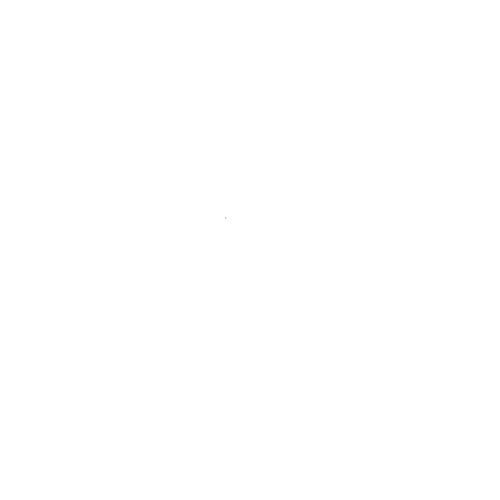
Frame 1 (no input)
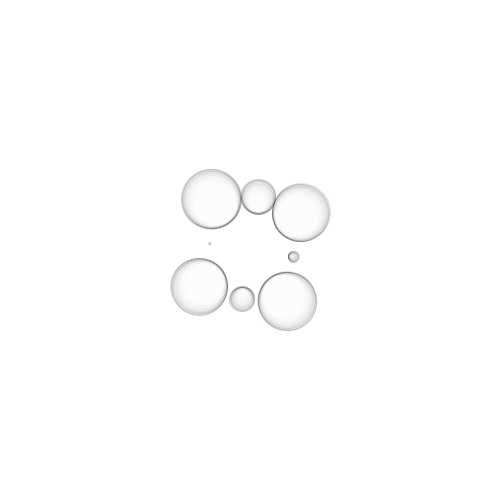
Frame 60 (the mouse pressed at the canvas centre just before this capture)
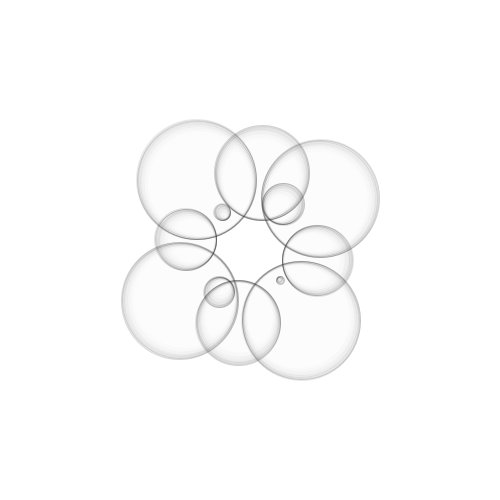
Frame 120 (the mouse held since frame 60 and released just before this capture)

The Processing sketch that drew these frames (run headless with seeded random() and noise(); from frame 60 on, the mouse is pressed at the canvas centre):

// Processing sketch: processing_298
// ── processing_298.pde

// spiral phyllotaxis
// mitchell whitelaw

// based on an algorithm from Douady and Couder (1995) "Phyllotaxis as a Dynamical Self Organizing Process 
// Part I: The Spiral Modes Resulting from Time-Periodic Iterations" - http://www.math.ntnu.no/~jarlet/Douady96.pdf

float growthrate = 0.2;
float baseradius = 40; // radius of growth ring
float maxradius = 250; // radius limit
int numBases = 40;
int maxPrimordia = 200;
float inhibitionDecay = 0.01;
float iThresh = 0.1;

ArrayList Primordia = new ArrayList(maxPrimordia);
Base[] Bases = new Base[numBases];

void setup(){
  size(500,500);
  background(255);
  makeBases();
  Primordium firstP = new Primordium(baseradius,random(TWO_PI));
  Primordia.add(firstP);
}

void draw(){
  frameRate(30);
  //smooth();
  noStroke();
  fill(255,40);
  rect(0,0,width,height);
  translate(width/2,height/2);
  //background(255);

  stroke(0,10);
  noFill();
  for (int p=0; p<Primordia.size(); p++){
    Primordium thisP = (Primordium) Primordia.get(p);
    thisP.grow();
    thisP.drawP();
  }

  for (int b=0;b<numBases;b++){
    Bases[b].doInhibition();
  }

  float minimum = 100;
  int whichB = 0;
  for (int c=0; c<numBases;c++){  
    if (Bases[c].inhibition < minimum){
      minimum = Bases[c].inhibition;
      whichB = c;  
    }

  }
  if (minimum < iThresh){ 
    //println(minimum + " " + whichB); 
    Primordium newP = new Primordium(baseradius,whichB*(TWO_PI/float(numBases)));
    Primordia.add(newP);
    //println("spawned");
  }
}


void makeBases(){
  for (int b=0; b<numBases; b++){
    Bases[b] = new Base((TWO_PI*b)/numBases);
  }
}

class Base{

  float radius;
  float angle;
  float inhibition;
  float xpos;
  float ypos;

  Base(float angle_in){
    radius = baseradius;
    angle = angle_in;
    inhibition = 0;
    xpos = radius*cos(angle);
    ypos = radius*sin(angle);
  }

  void doInhibition(){ // calculate the inhibition at this point
    inhibition = 0;
    for (int p=0; p<Primordia.size(); p++){
      Primordium thisP = (Primordium) Primordia.get(p);
      float thatx = thisP.radius*cos(thisP.angle);
      float thaty = thisP.radius*sin(thisP.angle);
      float distance = sqrt(sq(xpos-thatx)+sq(ypos-thaty));
      inhibition += (1/distance)*pow(2.7182818,thisP.age*-inhibitionDecay);
      //println(log(distance*inhibitionDecay*-1));
    }
  }
}


class Primordium{

  float radius;
  float angle;
  int age;

  Primordium(float startradius, float angle_in){
    radius = startradius;
    angle = angle_in;
    age=0;
    Primordia.add(this);
  }

  void grow(){
    radius += growthrate;
    if (radius > maxradius) Primordia.remove(this); // kill if it's exceeded the radius
    age++;
  }

  void drawP(){
    float xpos = radius*cos(angle);
    float ypos = radius*sin(angle);
    stroke(0,max(0,40-(0.2*radius)));
    ellipse(xpos,ypos,age*0.5,age*0.5);//radius*0.5,radius*0.5);
  }

}

void keyPressed(){
  if (keyCode == UP){
    iThresh += 0.001;
    println("threshold: " + iThresh);
  }
  if (keyCode == DOWN){
    iThresh -= 0.001;
    println("threshold: " + iThresh);
  }
    if (keyCode == LEFT){
    growthrate -= 0.01;
    println("growthrate: " + growthrate);
  }
  if (keyCode == RIGHT){
    growthrate += 0.01;
    println("growthrate: " + growthrate);
  }
}
